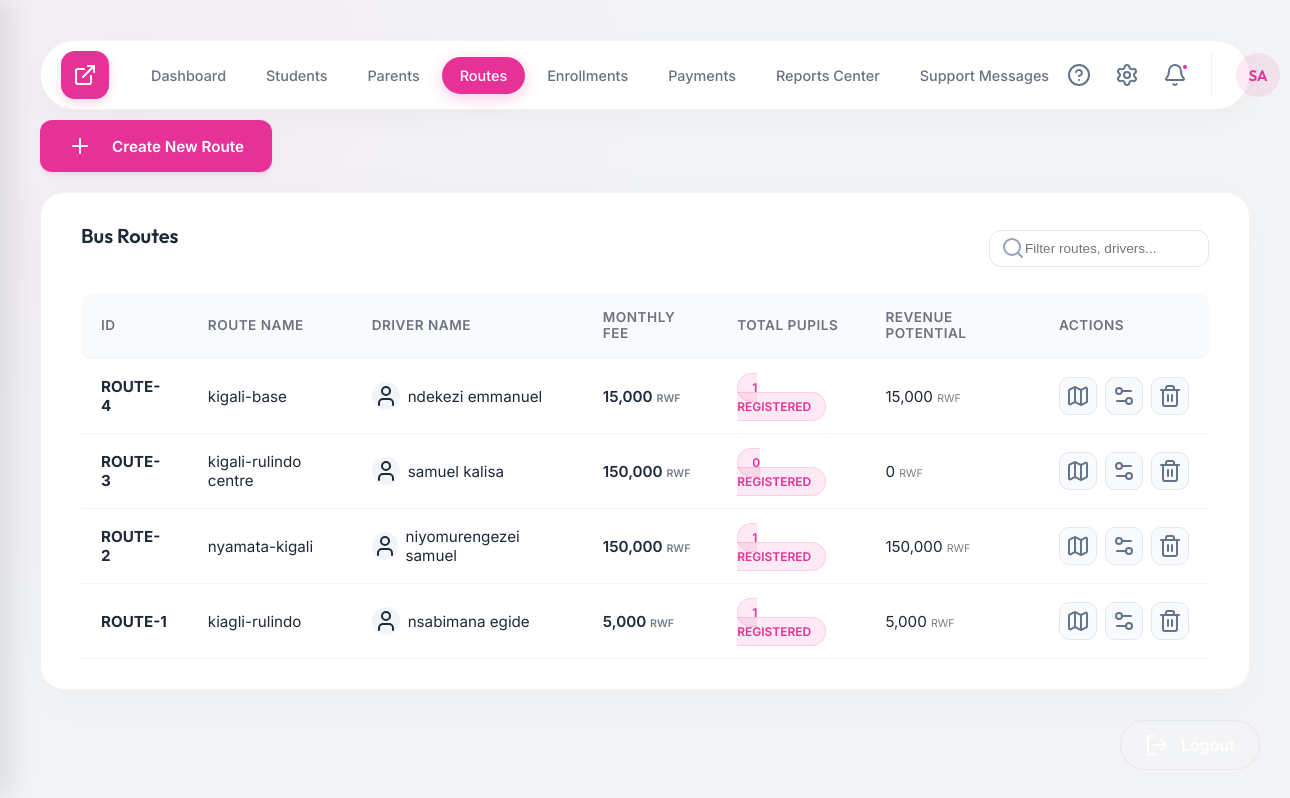
/admin.php?page=routes (signed in), run on an earlier commit of the app's database.
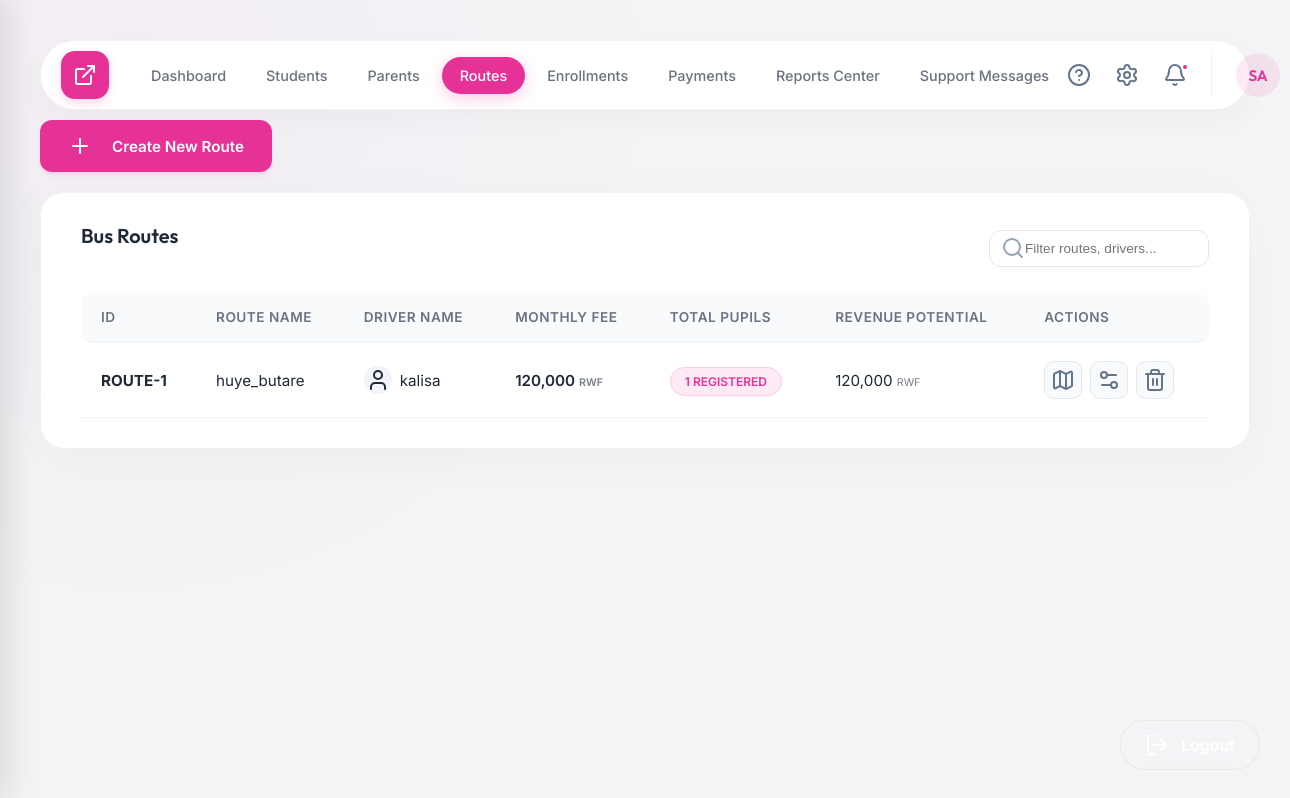
And on a later commit of the database.
### tables this page shows
CREATE TABLE bus_routes (
            id INTEGER PRIMARY KEY AUTOINCREMENT,
            route_name VARCHAR(100) NOT NULL,
            driver_name VARCHAR(100),
            monthly_fee DECIMAL(10,2) NOT NULL
        );

### pages/routes.php (the view, shortened to what this page needs)
<?php
require_once 'backend/db.php';
$sql = "SELECT r.*, (SELECT COUNT(*) FROM transport_enrollments te WHERE te.route_id = r.id) as student_count
        FROM bus_routes r
        ORDER BY r.id DESC";
$routes = $pdo->query($sql)->fetchAll();
?>
<div class="content-header" style="justify-content: flex-end; margin-top: -30px; margin-bottom: 20px;">
    <div class="header-tools">
        <button class="btn btn-primary" onclick="openAddModal('routes', ['route_name', 'driver_name', 'monthly_fee', 'total_pupils', 'revenue_potential'])">
            <i data-lucide="plus" style="margin-right: 8px;"></i>
            Create New Route
        </button>
    </div>
</div>
<div class="table-container">
    <div style="display: flex; justify-content: space-between; align-items: center; margin-bottom: 20px;">
        <div class="table-title">Bus Routes</div>
        <div style="position: relative;">
            <input type="text" placeholder="Filter routes, drivers..." class="local-table-filter" style="padding: 10px 15px 10px 35px; border-radius: 12px; border: 1px solid #e2e8f0; font-size: 0.85rem; width: 220px; outline: none; transition: all 0.3s;" onfocus="this.style.borderColor='var(--primary)'" onblur="this.style.borderColor='#e2e8f0'">
            <i data-lucide="search" size="16" style="position: absolute; left: 12px; top: 50%; transform: translateY(-50%); color: #94a3b8;"></i>
        </div>
    </div>
    <table>
        <thead>
            <tr>
                <th>ID</th>
                <th>Route Name</th>
                <th>Driver Name</th>
                <th>Monthly Fee</th>
                <th>Total Pupils</th>
                <th>Revenue Potential</th>
                <th>Actions</th>
            </tr>
        </thead>
        <tbody>
            <?php if (empty($routes)): ?>
                <tr>
                    <td colspan="7" style="text-align: center; padding: 40px; color: #64748b; font-style: italic;">
                        No transport routes defined yet.
                    </td>
                </tr>
            <?php else: ?>
                <?php foreach ($routes as $r): ?>
                    <tr>
                        <td><strong>ROUTE-<?php echo $r['id']; ?></strong></td>
                        <td><?php echo htmlspecialchars($r['route_name']); ?></td>
                        <td>
                            <div style="display: flex; align-items: center; gap: 8px;">
                                <div style="width: 28px; height: 28px; border-radius: 50%; background: #f1f5f9; display: flex; align-items: center; justify-content: center;">
                                    <i data-lucide="user" size="14"></i>
                                </div>
                                <?php echo htmlspecialchars($r['driver_name'] ?: 'No Driver Assigned'); ?>
                            </div>
                        </td>
                        <td><span style="font-weight: 600; color: #1e293b;"><?php echo number_format($r['monthly_fee']); ?> <span style="font-size: 0.7em; opacity: 0.6;">RWF</span></span></td>
                        <td>
                            <span class="badge badge-paid"><?php echo $r['student_count']; ?> Registered</span>
                        </td>
                        <td>
                            <?php echo number_format($r['student_count'] * $r['monthly_fee']); ?> <span style="font-size: 0.7em; opacity: 0.6;">RWF</span>
                        </td>
                        <td>
                            <div style="display: flex; gap: 8px;">
                                <button class="btn btn-icon" title="View Route Logistics"><i data-lucide="map"></i></button>
                                <button class="btn btn-icon" title="Edit Route" onclick='openEditModal("routes", <?php echo $r["id"]; ?>, <?php echo json_encode($r); ?>)'><i data-lucide="settings-2"></i></button>
                                <button class="btn btn-icon text-red" title="Delete Route" onclick="deleteItem('routes', <?php echo $r['id']; ?>)"><i data-lucide="trash-2"></i></button>
                            </div>
                        </td>
                    </tr>
                <?php endforeach; ?>
            <?php endif; ?>
        </tbody>
    </table>
</div>

### includes/header.php (shortened to what this page needs)
<!DOCTYPE html>
<html lang="en">
<head>
    <link rel="stylesheet" href="assets/css/style.css">
</head>
<body>
    <div class="layout">

### admin.php (shortened to what this page needs)
<?php
$page = isset($_GET['page']) ? $_GET['page'] : 'dashboard';
$pageFile = "pages/{$page}.php";
include 'includes/header.php';
?>
<main class="main-content <?php echo ($page === 'dashboard' ? 'dashboard-page-active' : ''); ?>">
    <?php include 'includes/topbar.php'; ?>
<?php
if (isset($placeholderContent)) {
    echo $placeholderContent;
} else {
    include $pageFile;
}
?>
</main>
<?php
include 'includes/footer.php';
?>

### includes/topbar.php (shortened to what this page needs)
<?php
$safePage = isset($_GET['page']) ? $_GET['page'] : 'dashboard';
$userName = $_SESSION['user_name'] ?? 'Administrator';
$words = explode(" ", $userName);
$initials = "";
foreach ($words as $w) {
    if (!empty($w)) $initials .= $w[0];
}
$initials = strtoupper(substr($initials, 0, 2));
?>
<div class="top-nav">
    <div class="nav-left">
        <a href="index.php" class="brand-btn" title="View Public Landing Page" style="text-decoration: none; color: white;">
            <i data-lucide="external-link" size="22"></i>
        </a>
        <div class="top-links">
            <a href="?page=dashboard" class="<?php echo ($safePage === 'dashboard' ? 'active' : ''); ?>">Dashboard</a>
            <a href="?page=students" class="<?php echo ($safePage === 'students' ? 'active' : ''); ?>">Students</a>
            <a href="?page=parents" class="<?php echo ($safePage === 'parents' ? 'active' : ''); ?>">Parents</a>
            <a href="?page=routes" class="<?php echo ($safePage === 'routes' ? 'active' : ''); ?>">Routes</a>
            <a href="?page=enrollments" class="<?php echo ($safePage === 'enrollments' ? 'active' : ''); ?>">Enrollments</a>
            <a href="?page=payments" class="<?php echo ($safePage === 'payments' ? 'active' : ''); ?>">Payments</a>
            <a href="?page=reports" class="<?php echo ($safePage === 'reports' ? 'active' : ''); ?>">Reports Center</a>
            <a href="?page=admin_support" class="<?php echo ($safePage === 'admin_support' ? 'active' : ''); ?>">Support Messages</a>
        </div>
    </div>
    <div class="nav-right">
        <a href="index.php#contact" style="color: inherit;" title="Go to Public Support Section"><i class="nav-icon" data-lucide="help-circle" size="20"></i></a>
        <a href="?page=settings" style="color: inherit;"><i class="nav-icon" data-lucide="settings" size="20"></i></a>
        <div style="position: relative;">
            <i class="nav-icon" data-lucide="bell" size="20"></i>
            <span class="nav-badge"></span>
        </div>
        <div class="nav-user" onclick="document.getElementById('user-dropdown').classList.toggle('show')">
            <div class="nav-user-img">
                <?php echo $initials; ?>
            </div>
        </div>
    </div>
</div>

### includes/footer.php (shortened to what this page needs)
    </div>
    <div class="logout-fixed" onclick="window.location.href='logout.php'">
        <i data-lucide="log-out" size="18"></i>
        <span>Logout</span>
    </div>
</body>
</html>

### assets/css/style.css (style rules this page uses)
:root { --primary: #E63197; --primary-light: #FF80C5; --bg-body: #F3F4F6; --bg-card: #FFFFFF; --bg-sidebar: #FFFFFF; --text-main: #1F2937; --text-dim: #6B7280; --accent: #E63197; --accent-alt: #FF80C5; --sidebar-width: 250px; --glass-border: rgba(0, 0, 0, 0.05); --glass-shadow: 0 4px 20px rgba(0, 0, 0, 0.05); --card-blur: 0px; }
* { margin: 0; padding: 0; box-sizing: border-box; }
.layout { display: block; min-height: 100vh; }
.main-content { margin: 0 auto; max-width: 1560px; padding: 40px 40px; width: 100%; }
.top-nav { display: flex; align-items: center; justify-content: space-between; background: var(--bg-card); padding: 10px 20px; border-radius: 100px; box-shadow: 0 10px 30px rgba(0,0,0,0.03); margin-bottom: 40px; border: 1px solid var(--glass-border); }
.top-nav .nav-left { display: flex; align-items: center; gap: 24px; }
.brand-btn { width: 48px; height: 48px; background: var(--primary); border-radius: 14px; display: flex; justify-content: center; align-items: center; color: white; box-shadow: 0 4px 10px rgba(230, 49, 151, 0.2); }
.top-links { display: flex; align-items: center; gap: 4px; }
.top-links a { text-decoration: none; color: var(--text-dim); font-weight: 500; padding: 10px 18px; border-radius: 100px; transition: all 0.3s cubic-bezier(0.4, 0, 0.2, 1); font-size: 0.9rem; font-family: 'Inter', sans-serif; white-space: nowrap; }
.top-links a.active { background: var(--primary); color: white; box-shadow: 0 4px 15px rgba(230, 49, 151, 0.25); }
.top-nav .nav-right { display: flex; align-items: center; gap: 24px; }
.nav-icon { color: #64748B; cursor: pointer; transition: all 0.2s; display: flex; align-items: center; }
.nav-badge { position: absolute; top: 0px; right: -2px; width: 8px; height: 8px; background: var(--primary); border-radius: 50%; border: 2px solid white; }
.nav-user { display: flex; align-items: center; gap: 12px; cursor: pointer; border-left: 1px solid var(--glass-border); padding-left: 24px; position: relative; }
.nav-user-img { width: 44px; height: 44px; border-radius: 50%; background: rgba(230, 49, 151, 0.1); display: flex; align-items: center; justify-content: center; color: var(--primary); font-family: 'Outfit', sans-serif; font-weight: 600; font-size: 0.95rem; }
.table-container { background: var(--bg-card); border-radius: 24px; padding: 30px 40px; border: 1px solid var(--glass-border); box-shadow: -10px 0 50px rgba(0,0,0,0.02), 0 20px 40px rgba(0,0,0,0.02); }
.table-title { font-size: 1.25rem; font-weight: 600; margin-bottom: 25px; }
table { width: 100%; border-collapse: separate; border-spacing: 0; }
th { text-align: left; padding: 16px 20px; font-size: 0.85rem; text-transform: uppercase; color: var(--text-dim); border-bottom: 2px solid #F1F5F9; background: #F8FAFC; font-weight: 600; letter-spacing: 0.5px; }
th:first-child { border-top-left-radius: 12px; border-bottom-left-radius: 12px; }
th:last-child { border-top-right-radius: 12px; border-bottom-right-radius: 12px; }
td { padding: 18px 20px; border-bottom: 1px solid #F1F5F9; font-size: 0.95rem; color: #1f2937; }
.badge { padding: 6px 14px; border-radius: 100px; font-size: 0.75rem; font-weight: 600; text-transform: uppercase; }
.badge-paid { background: rgba(230, 49, 151, 0.1); color: #E63197; border: 1px solid rgba(230, 49, 151, 0.15); }
.btn { padding: 14px 28px; border-radius: 12px; border: none; font-weight: 600; cursor: pointer; display: inline-flex; align-items: center; gap: 12px; transition: all 0.3s; font-size: 0.95rem; }
.btn-primary { background-color: var(--primary); color: white; border-radius: 12px; padding: 14px 28px; font-weight: 600; box-shadow: 0 4px 6px -1px rgba(230, 49, 151, 0.1), 0 2px 4px -1px rgba(230, 49, 151, 0.06); border: none; font-family: 'Inter', sans-serif; transition: all 0.3s ease; }
.btn-icon { width: 38px; height: 38px; padding: 0; display: flex; align-items: center; justify-content: center; border-radius: 10px; background: #f8fafc; color: #64748b; border: 1px solid #e2e8f0; }
.logout-fixed { position: fixed; bottom: 30px; right: 30px; background: rgba(255, 255, 255, 0.05); backdrop-filter: blur(10px); padding: 12px 24px; border-radius: 100px; border: 1px solid var(--glass-border); display: flex; align-items: center; gap: 12px; color: white; font-weight: 600; cursor: pointer; z-index: 1000; transition: all 0.3s; }
.stat-card, .table-container, .form-container { animation: fadeIn 0.6s cubic-bezier(0.4, 0, 0.2, 1) forwards; }

What changed in the data, as far as the page shows it:
removed bus_routes: id "4", route_name "kigali-base", driver_name "ndekezi emmanuel", monthly_fee "15,000", student_count "1"
removed bus_routes: id "3", route_name "kigali-rulindo centre", driver_name "samuel kalisa", monthly_fee "150,000", student_count "0", monthly_fee "0"
removed bus_routes: id "2", route_name "nyamata-kigali", driver_name "niyomurengezei samuel", monthly_fee "150,000", student_count "1"
changed bus_routes id 1: route_name "kiagli-rulindo" → "huye_butare"; driver_name "nsabimana egide" → "kalisa"; monthly_fee "5,000" → "120,000"
